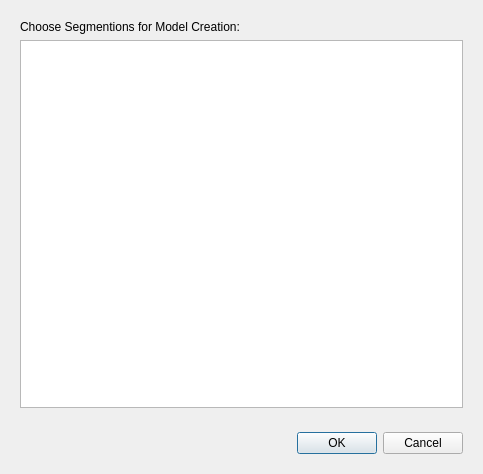
<?xml version="1.0" encoding="UTF-8"?>
<ui version="4.0">
 <class>svSegSelectionWidget</class>
 <widget class="QWidget" name="svSegSelectionWidget">
  <property name="geometry">
   <rect>
    <x>0</x>
    <y>0</y>
    <width>483</width>
    <height>474</height>
   </rect>
  </property>
  <property name="windowTitle">
   <string>Create Solid Model</string>
  </property>
  <layout class="QVBoxLayout" name="verticalLayout">
   <item>
    <widget class="QWidget" name="widget_3" native="true">
     <layout class="QVBoxLayout" name="verticalLayout_2">
      <item>
       <widget class="QLabel" name="label">
        <property name="text">
         <string>Choose Segmentions for Model Creation:</string>
        </property>
       </widget>
      </item>
      <item>
       <widget class="QTableView" name="tableView"/>
      </item>
     </layout>
    </widget>
   </item>
   <item>
    <widget class="QWidget" name="widget_2" native="true">
     <layout class="QGridLayout" name="gridLayout">
      <item row="0" column="0">
       <widget class="QDialogButtonBox" name="buttonBox">
        <property name="standardButtons">
         <set>QDialogButtonBox::Cancel|QDialogButtonBox::Ok</set>
        </property>
       </widget>
      </item>
     </layout>
    </widget>
   </item>
  </layout>
 </widget>
 <resources/>
 <connections/>
</ui>
